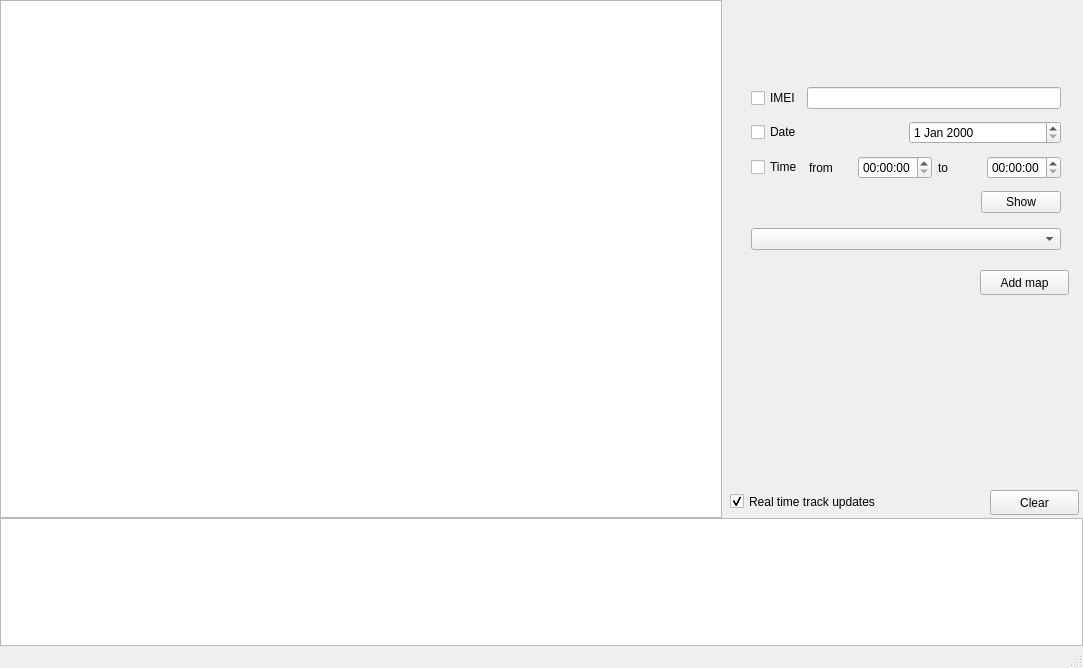
<?xml version="1.0" encoding="UTF-8"?>
<ui version="4.0">
 <class>MainWindow</class>
 <widget class="QMainWindow" name="MainWindow">
  <property name="geometry">
   <rect>
    <x>0</x>
    <y>0</y>
    <width>1083</width>
    <height>668</height>
   </rect>
  </property>
  <property name="minimumSize">
   <size>
    <width>1083</width>
    <height>668</height>
   </size>
  </property>
  <property name="maximumSize">
   <size>
    <width>1083</width>
    <height>668</height>
   </size>
  </property>
  <property name="windowTitle">
   <string>Control Centre</string>
  </property>
  <widget class="QWidget" name="centralWidget">
   <widget class="QGraphicsView" name="map">
    <property name="geometry">
     <rect>
      <x>0</x>
      <y>0</y>
      <width>722</width>
      <height>518</height>
     </rect>
    </property>
   </widget>
   <widget class="QTextBrowser" name="handler">
    <property name="geometry">
     <rect>
      <x>0</x>
      <y>518</y>
      <width>1083</width>
      <height>128</height>
     </rect>
    </property>
   </widget>
   <widget class="QPushButton" name="clr_button">
    <property name="geometry">
     <rect>
      <x>990</x>
      <y>490</y>
      <width>89</width>
      <height>25</height>
     </rect>
    </property>
    <property name="text">
     <string>Clear</string>
    </property>
   </widget>
   <widget class="QCheckBox" name="RTUpdates">
    <property name="geometry">
     <rect>
      <x>730</x>
      <y>490</y>
      <width>201</width>
      <height>23</height>
     </rect>
    </property>
    <property name="text">
     <string>Real time track updates</string>
    </property>
    <property name="checked">
     <bool>true</bool>
    </property>
   </widget>
   <widget class="QWidget" name="layoutWidget">
    <property name="geometry">
     <rect>
      <x>740</x>
      <y>70</y>
      <width>332</width>
      <height>191</height>
     </rect>
    </property>
    <layout class="QVBoxLayout" name="verticalLayout_4">
     <item>
      <layout class="QVBoxLayout" name="verticalLayout_2">
       <item>
        <layout class="QVBoxLayout" name="verticalLayout">
         <item>
          <layout class="QHBoxLayout" name="horizontalLayout">
           <item>
            <widget class="QCheckBox" name="IMEI_chk">
             <property name="text">
              <string>IMEI</string>
             </property>
            </widget>
           </item>
           <item>
            <widget class="QLineEdit" name="IMEI_ln"/>
           </item>
          </layout>
         </item>
         <item>
          <layout class="QHBoxLayout" name="horizontalLayout_2">
           <item>
            <widget class="QCheckBox" name="Date_chk">
             <property name="text">
              <string>Date</string>
             </property>
            </widget>
           </item>
           <item>
            <widget class="QDateEdit" name="dateEdit"/>
           </item>
          </layout>
         </item>
         <item>
          <layout class="QHBoxLayout" name="horizontalLayout_3">
           <item>
            <widget class="QCheckBox" name="Time_chk">
             <property name="text">
              <string>Time</string>
             </property>
            </widget>
           </item>
           <item>
            <widget class="QLabel" name="label_2">
             <property name="text">
              <string>from</string>
             </property>
            </widget>
           </item>
           <item>
            <widget class="QTimeEdit" name="timeEditFrom">
             <property name="displayFormat">
              <string>hh:mm:ss</string>
             </property>
            </widget>
           </item>
           <item>
            <widget class="QLabel" name="label">
             <property name="text">
              <string>to</string>
             </property>
            </widget>
           </item>
           <item>
            <widget class="QTimeEdit" name="timeEditTo">
             <property name="displayFormat">
              <string>hh:mm:ss</string>
             </property>
            </widget>
           </item>
          </layout>
         </item>
         <item>
          <layout class="QHBoxLayout" name="horizontalLayout_5">
           <item>
            <spacer name="horizontalSpacer">
             <property name="orientation">
              <enum>Qt::Horizontal</enum>
             </property>
             <property name="sizeHint" stdset="0">
              <size>
               <width>40</width>
               <height>20</height>
              </size>
             </property>
            </spacer>
           </item>
           <item>
            <widget class="QPushButton" name="show_button">
             <property name="text">
              <string>Show</string>
             </property>
            </widget>
           </item>
          </layout>
         </item>
         <item>
          <layout class="QHBoxLayout" name="horizontalLayout_4"/>
         </item>
        </layout>
       </item>
      </layout>
     </item>
     <item>
      <layout class="QVBoxLayout" name="verticalLayout_3">
       <item>
        <widget class="QComboBox" name="comboBox"/>
       </item>
      </layout>
     </item>
    </layout>
   </widget>
   <widget class="QPushButton" name="pushButton">
    <property name="geometry">
     <rect>
      <x>980</x>
      <y>270</y>
      <width>89</width>
      <height>25</height>
     </rect>
    </property>
    <property name="text">
     <string>Add map</string>
    </property>
   </widget>
  </widget>
  <widget class="QStatusBar" name="statusBar"/>
 </widget>
 <layoutdefault spacing="6" margin="11"/>
 <resources/>
 <connections/>
</ui>
